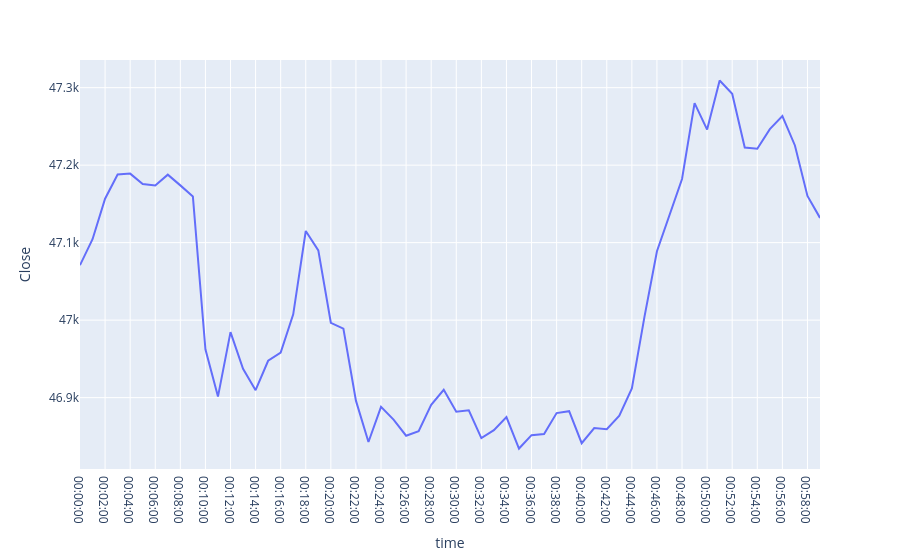

This figure's notebook cell:
### Markdown cell above
# BTC prediction

### Code cell
import plotly.express as px
fig = px.line(btc_d1h1, x="time", y="Close")
fig.show()

### Figure 1 — Plotly figure (JSON) as saved in the notebook; plotly's stock layout.template omitted (floating-point values rounded to 4 significant figures)
{"data": [{"hovertemplate": "time=%{x}<br>Close=%{y}<extra></extra>", "legendgroup": "", "line": {"color": "#636efa", "dash": "solid"}, "marker": {"symbol": "circle"}, "mode": "lines", "name": "", "orientation": "v", "showlegend": false, "type": "scatter", "x": ["00:00:00", "00:01:00", "00:02:00", "00:03:00", "00:04:00", "00:05:00", "00:06:00", "00:07:00", "00:08:00", "00:09:00", "00:10:00", "00:11:00", "00:12:00", "00:13:00", "00:14:00", "00:15:00", "00:16:00", "00:17:00", "00:18:00", "00:19:00", "00:20:00", "00:21:00", "00:22:00", "00:23:00", "00:24:00", "00:25:00", "00:26:00", "00:27:00", "00:28:00", "00:29:00", "00:30:00", "00:31:00", "00:32:00", "00:33:00", "00:34:00", "00:35:00", "00:36:00", "00:37:00", "00:38:00", "00:39:00", "00:40:00", "00:41:00", "00:42:00", "00:43:00", "00:44:00", "00:45:00", "00:46:00", "00:47:00", "00:48:00", "00:49:00", "00:50:00", "00:51:00", "00:52:00", "00:53:00", "00:54:00", "00:55:00", "00:56:00", "00:57:00", "00:58:00", "00:59:00"], "xaxis": "x", "y": [47070.0, 47100.0, 47160.0, 47190.0, 47190.0, 47180.0, 47170.0, 47190.0, 47170.0, 47160.0, 46960.0, 46900.0, 46980.0, 46940.0, 46910.0, 46950.0, 46960.0, 47010.0, 47120.0, 47090.0, 47000.0, 46990.0, 46900.0, 46840.0, 46890.0, 46870.0, 46850.0, 46860.0, 46890.0, 46910.0, 46880.0, 46880.0, 46850.0, 46860.0, 46870.0, 46830.0, 46850.0, 46850.0, 46880.0, 46880.0, 46840.0, 46860.0, 46860.0, 46880.0, 46910.0, 47000.0, 47090.0, 47140.0, 47180.0, 47280.0, 47250.0, 47310.0, 47290.0, 47220.0, 47220.0, 47250.0, 47260.0, 47230.0, 47160.0, 47130.0], "yaxis": "y"}], "layout": {"legend": {"tracegroupgap": 0}, "margin": {"t": 60}, "xaxis": {"anchor": "y", "domain": [0, 1], "title": {"text": "time"}}, "yaxis": {"anchor": "x", "domain": [0, 1], "title": {"text": "Close"}}}}
